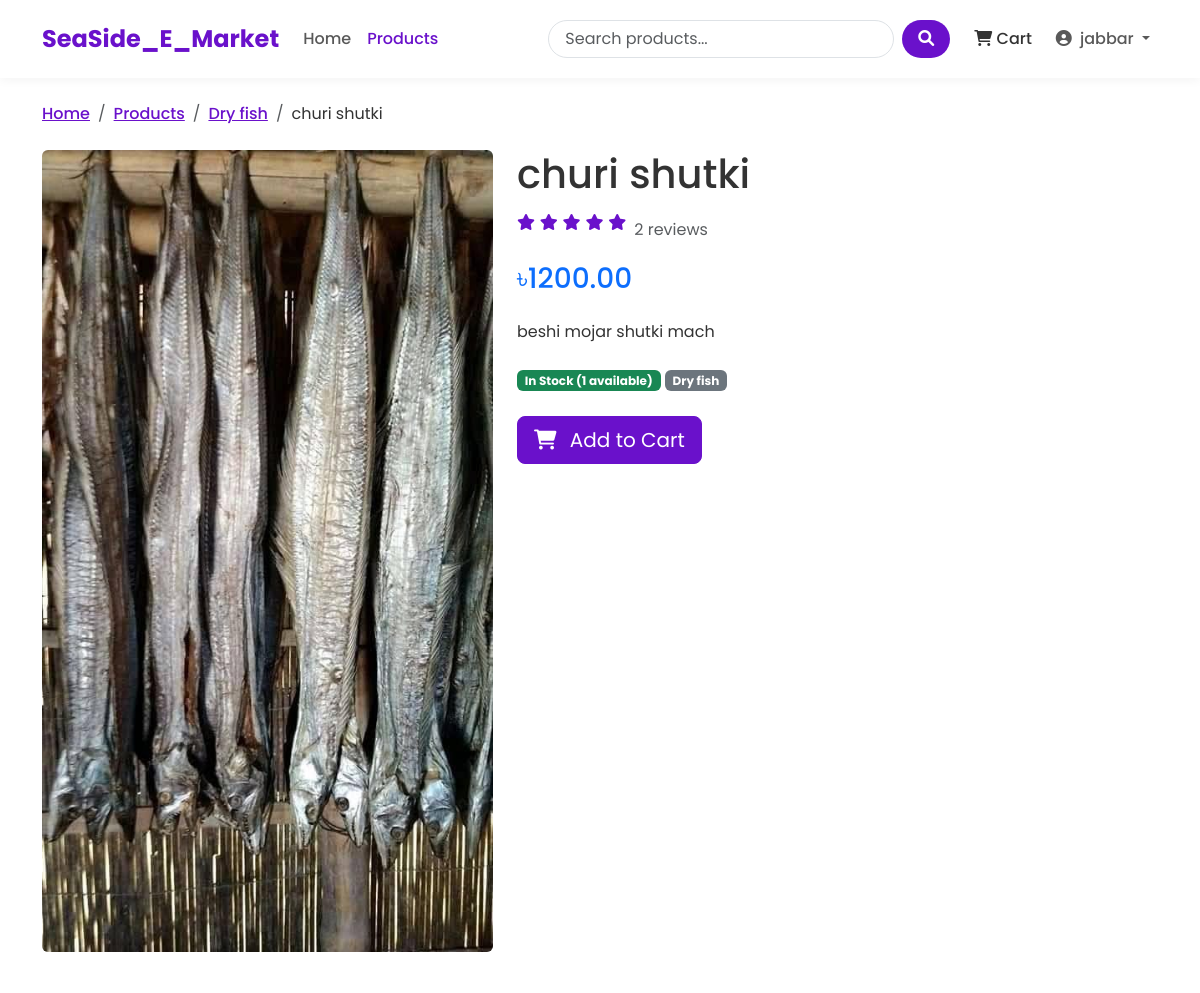
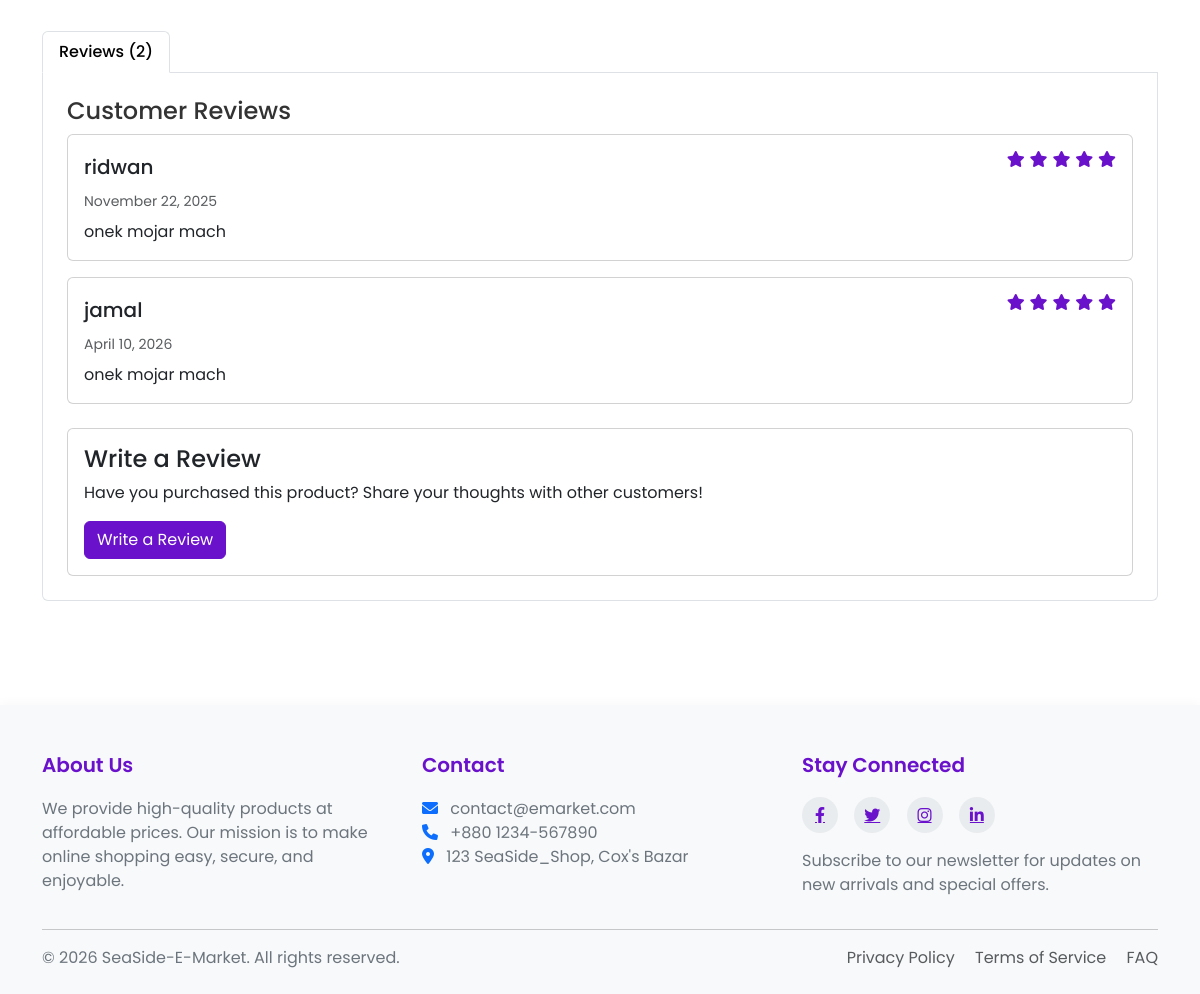
Screenshot of /products/detail/churi-shutki/ (signed in) with the database file from the repository (2 pictures, top to bottom).
### SeaSide_Shop/models.py (models this page shows, shortened)
class Product(models.Model):
    name = models.CharField(max_length=100)
    slug = models.SlugField(max_length=200, unique=True)
    category = models.ForeignKey(Category, on_delete=models.CASCADE, related_name='products')
    description = models.TextField()
    price = models.DecimalField(max_digits=10, decimal_places=2) # 405.99
    stock = models.PositiveBigIntegerField(default=1)
    available = models.BooleanField(default=True)
    created_at = models.DateTimeField(auto_now_add=True)
    updated_at = models.DateTimeField(auto_now=True)
    image = models.ImageField(upload_to='products/%Y/%m/%d') # products/25/10/2025
    def average_rating(self):
        ratings = self.ratings.all()
        if ratings.count() > 0:
            return sum([i.rating for i in ratings])/ratings.count()
        return 0

class Category(models.Model):
    name = models.CharField(max_length=100)
    slug = models.SlugField(max_length=100, unique=True)
    description = models.TextField()
    class Meta:
        verbose_name_plural = 'Categories'

class Rating(models.Model):
    product = models.ForeignKey(Product, on_delete=models.CASCADE, related_name='ratings')
    user = models.ForeignKey(User, on_delete=models.CASCADE)
    rating = models.PositiveSmallIntegerField(validators=[MinValueValidator(1), MaxValueValidator(5)])
    comment = models.TextField()
    created_at = models.DateTimeField(auto_now_add=True)

### SeaSide_Shop/views.py (the view)
# urls.py: path('products/detail/<slug:slug>/', views.product_detail, name="product_detail"),
def product_detail(request, slug):
    product = get_object_or_404(Product, slug = slug, available = True)
    related_products = Product.objects.filter(category = product.category).exclude(id=product.id)
    user_rating = None
    if request.user.is_authenticated:
        try:
            user_rating = Rating.objects.get(product=product, user=request.user)
        except Rating.DoesNotExist:
            pass
    rating_form = RatingForm(instance=user_rating)
    return render(request, 'SeaSide_Shop/product_detail.html', {
        'product' :product,
        'related_products' : related_products,
        'user_rating' : user_rating,
        'rating_form' : rating_form
    })

### SeaSide_Shop/forms.py
class RatingForm(forms.ModelForm):
    class Meta:
        model = Rating
        fields = ['rating', 'comment']
        widgets = {
            'rating' : forms.Select(choices=[(i,i) for i in range(1,6)]),
            'comment' : forms.Textarea(attrs={'rows' : 4})
        }

### SeaSide_Shop/context_processors.py (called while the page is built)
def cart_items_count(request):
    if request.user.is_authenticated:
        try:
            cart = Cart.objects.get(user=request.user)
            return {'cart_items_count' : cart.get_total_items()}
        except Cart.DoesNotExist:
            return {'cart_items_count' : 0}
    return {'cart_items_count' : 0}

### SeaSide_Shop/models.py (called while the page is built)
    def get_total_items(self):
        return sum(item.quantity for item in self.items.all())

### templates/SeaSide_Shop/product_detail.html (shortened to what this page needs)
{% extends 'base.html' %}
{% block content %}
<nav aria-label="breadcrumb">
    <ol class="breadcrumb">
        <li class="breadcrumb-item"><a href="{% url 'home' %}">Home</a></li>
        <li class="breadcrumb-item"><a href="{% url 'product_list' %}">Products</a></li>
        <li class="breadcrumb-item"><a href="{% url 'product_list_by_category' product.category.slug %}">{{ product.category.name }}</a></li>
        <li class="breadcrumb-item active" aria-current="page">{{ product.name }}</li>
    </ol>
</nav>
<div class="row">
    <div class="col-md-5 mb-4">
        {% if product.image %}
        <img src="{{ product.image.url }}" class="img-fluid rounded" alt="{{ product.name }}">
        {% else %}
        <div class="bg-light text-center p-5 rounded">
            <i class="fas fa-image fa-5x text-muted"></i>
        </div>
        {% endif %}
    </div>
    <div class="col-md-7">
        <h1 class="mb-3">{{ product.name }}</h1>
        <div class="d-flex align-items-center mb-3">
            <div class="rating me-2">
                {% for i in "12345" %}
                {% if forloop.counter <= product.average_rating %}
                <i class="fas fa-star"></i>
                {% else %}
                <i class="far fa-star"></i>
                {% endif %}
                {% endfor %}
            </div>
            <span class="text-muted">{{ product.ratings.count }} review{{ product.ratings.count|pluralize }}</span>
        </div>
        <h2 class="h3 text-primary mb-4">৳{{ product.price }}</h2>
        <p class="mb-4">{{ product.description }}</p>
        <div class="mb-4">
            <span class="badge bg-{% if product.stock > 0 %}success{% else %}danger{% endif %}">
                {% if product.stock > 0 %}In Stock ({{ product.stock }} available){% else %}Out of Stock{% endif %}
            </span>
            <span class="badge bg-secondary">{{ product.category.name }}</span>
        </div>
        {% if product.stock > 0 %}
        <form action="{% url 'cart_add' product.id %}" method="post" class="mb-4">
            <button type="submit" class="btn btn-primary btn-lg">
                <i class="fas fa-shopping-cart me-2"></i> Add to Cart
            </button>
        </form>
        {% endif %}
    </div>
</div>
<div class="row mt-5">
    <div class="col-12">
        <ul class="nav nav-tabs" id="productTabs" role="tablist">
            <li class="nav-item" role="presentation">
                <button class="nav-link active" id="reviews-tab" data-bs-toggle="tab" data-bs-target="#reviews"
                        type="button" role="tab" aria-controls="reviews" aria-selected="true">
                    Reviews ({{ product.ratings.count }})
                </button>
            </li>
        </ul>
        <div class="tab-content p-4 border border-top-0 rounded-bottom" id="productTabsContent">
            <div class="tab-pane fade show active" id="reviews" role="tabpanel" aria-labelledby="reviews-tab">
                {% if product.ratings.count > 0 %}
                <div class="mb-4">
                    <h4>Customer Reviews</h4>
                    {% for rating in product.ratings.all %}
                    <div class="card mb-3">
                        <div class="card-body">
                            <div class="d-flex justify-content-between align-items-center mb-2">
                                <h5 class="mb-0">{{ rating.user.username }}</h5>
                                <div class="rating">
                                    {% for i in "12345" %}
                                    {% if forloop.counter <= rating.rating %}
                                    <i class="fas fa-star"></i>
                                    {% else %}
                                    <i class="far fa-star"></i>
                                    {% endif %}
                                    {% endfor %}
                                </div>
                            </div>
                            <p class="text-muted small mb-2">{{ rating.created_at|date:"F d, Y" }}</p>
                            <p class="mb-0">{{ rating.comment }}</p>
                        </div>
                    </div>
                    {% endfor %}
                </div>
                {% else %}
                <p>No reviews yet. Be the first to review this product!</p>
                {% endif %}
                {% if user.is_authenticated and not user.is_staff %}
                    {% if user_rating %}
                    <h4>Your Review</h4>
                    <div class="card mb-3">
                        <div class="card-body">
                            <div class="d-flex justify-content-between align-items-center mb-2">
                                <div class="rating">
                                    {% for i in "12345" %}
                                    {% if forloop.counter <= user_rating.rating %}
                                    <i class="fas fa-star"></i>
                                    {% else %}
                                    <i class="far fa-star"></i>
                                    {% endif %}
                                    {% endfor %}
                                </div>
                                <a href="{% url 'rate_product' product.id %}" class="btn btn-sm btn-outline-primary">
                                    Edit Review
                                </a>
                            </div>
                            <p class="mb-0">{{ user_rating.comment }}</p>
                        </div>
                    </div>
                    {% else %}
                    <div class="card">
                        <div class="card-body">
                            <h4>Write a Review</h4>
                            <p>Have you purchased this product? Share your thoughts with other customers!</p>
                            <a href="{% url 'rate_product' product.id %}" class="btn btn-primary">Write a Review</a>
                        </div>
                    </div>
                    {% endif %}
                {% elif user.is_authenticated and user.is_staff %}
                <div class="alert alert-secondary">
                    Admin accounts cannot write reviews.
                </div>
                {% else %}
                <div class="alert alert-info">
                    Please <a href="{% url 'login' %}?next={{ request.path }}">log in</a> to write a review.
                </div>
                {% endif %}
            </div>
        </div>
    </div>
</div>
{% endblock %}

### templates/base.html (shortened to what this page needs)
<!DOCTYPE html>
<html lang="en">
<head>
    <link href="https://cdn.jsdelivr.net/npm/bootstrap@5.3.0/dist/css/bootstrap.min.css" rel="stylesheet">
    <link rel="stylesheet" href="https://cdnjs.cloudflare.com/ajax/libs/font-awesome/6.0.0/css/all.min.css">
    {% load static %}
</head>
<body>
    <header>
        <nav class="navbar navbar-expand-lg navbar-light bg-white">
            <div class="container">
                <a class="navbar-brand" href="{% url 'home' %}">SeaSide_E_Market</a>
                <div class="collapse navbar-collapse" id="navbarNav">
                    <ul class="navbar-nav me-auto mb-2 mb-lg-0">
                        <li class="nav-item {% if request.path == '/' %}active{% endif %}">
                            <a class="nav-link" href="{% url 'home' %}">Home</a>
                        </li>
                        <li class="nav-item {% if '/products/' in request.path %}active{% endif %}">
                            <a class="nav-link" href="{% url 'product_list' %}">Products</a>
                        </li>
                    </ul>
                    <form class="d-flex search-box me-3" action="{% url 'product_list' %}" method="get">
                        <input class="form-control search-input me-2" type="search" name="search" placeholder="Search products..." aria-label="Search">
                        <button class="btn search-btn" type="submit">
                            <i class="fas fa-search"></i>
                        </button>
                    </form>
                    <ul class="navbar-nav">
                        <li class="nav-item me-2">
                            <a class="nav-link cart-btn" href="{% url 'cart_detail' %}">
                                <i class="fas fa-shopping-cart"></i> Cart
                            </a>
                        </li>
                        {% if user.is_authenticated %}
                            <li class="nav-item dropdown">
                                <a class="nav-link dropdown-toggle" href="#" id="navbarDropdown" role="button"
                                   data-bs-toggle="dropdown" aria-expanded="false">
                                    <i class="fas fa-user-circle me-1"></i> {{ user.username }}
                                </a>
                            </li>
                        {% endif %}
                    </ul>
                </div>
            </div>
        </nav>
    </header>
    <main class="container my-4">
        {% block content %}{% endblock %}
    </main>
    <footer>
        <div class="container">
            <div class="row">
                <div class="col-md-4 mb-4 mb-md-0">
                    <h5>About Us</h5>
                    <p>We provide high-quality products at affordable prices. Our mission is to make online shopping easy, secure, and enjoyable.</p>
                </div>
                <div class="col-md-4 mb-4 mb-md-0">
                    <h5>Contact</h5>
                    <p>
                        <i class="fas fa-envelope me-2 text-primary"></i> contact@emarket.com<br>
                        <i class="fas fa-phone me-2 text-primary"></i> +880 1234-567890<br>
                        <i class="fas fa-map-marker-alt me-2 text-primary"></i> 123 SeaSide_Shop, Cox's Bazar
                    </p>
                </div>
                <div class="col-md-4">
                    <h5>Stay Connected</h5>
                    <div class="social-icons mb-3">
                        <a href="#"><i class="fab fa-facebook-f"></i></a>
                        <a href="#"><i class="fab fa-twitter"></i></a>
                        <a href="#"><i class="fab fa-instagram"></i></a>
                        <a href="#"><i class="fab fa-linkedin-in"></i></a>
                    </div>
                    <p>Subscribe to our newsletter for updates on new arrivals and special offers.</p>
                </div>
            </div>
            <hr>
            <div class="row mt-3">
                <div class="col-md-6 mb-2 mb-md-0">
                    <p class="mb-0">&copy; {% now "Y" %} SeaSide-E-Market. All rights reserved.</p>
                </div>
                <div class="col-md-6 text-md-end">
                    <p class="mb-0">
                        <a href="#" class="text-decoration-none me-3 text-muted">Privacy Policy</a>
                        <a href="#" class="text-decoration-none me-3 text-muted">Terms of Service</a>
                        <a href="#" class="text-decoration-none text-muted">FAQ</a>
                    </p>
                </div>
            </div>
        </div>
    </footer>
</body>
</html>

### templates/SeaSide_Shop/product_detail.html (style rules this page uses)
.breadcrumb-item a { color: var(--primary-color); font-weight: 500; }
.breadcrumb-item.active { color: var(--text-color); }
.breadcrumb { background-color: transparent; padding: 0; margin-bottom: 1.5rem; }
.rating { display: flex; align-items: center; gap: 0.3rem; margin-bottom: 1rem; }
.rating i { color: var(--primary-color); }

### templates/base.html (style rules this page uses)
:root { --primary-color: #6a11cb; --primary-dark: #5a0cb8; --primary-light: #7c4ddb; --secondary-color: #2575fc; --text-color: #333333; --text-light: #6c757d; --bg-light: #f8f9fa; --border-radius: 10px; --box-shadow: 0 5px 15px rgba(0,0,0,0.08); }
body { font-family: 'Poppins', sans-serif; color: var(--text-color); display: flex; flex-direction: column; min-height: 100vh; }
main { flex: 1; }
.navbar { padding: 1rem 0; box-shadow: 0 2px 10px rgba(0,0,0,0.05); }
.navbar-brand { font-weight: 700; font-size: 1.5rem; color: var(--primary-color); }
.nav-link { font-weight: 500; padding: 0.5rem 1rem; transition: all 0.3s ease; }
.nav-item.active .nav-link { color: var(--primary-color); }
.search-box { position: relative; }
.search-input { border-radius: 50px; padding-left: 1rem; border: 1px solid #dee2e6; transition: all 0.3s ease; }
.search-btn { border-radius: 50px; background-color: var(--primary-color); color: white; padding: 0.375rem 1rem; border: none; }
.cart-btn { position: relative; padding: 0.5rem 1rem; color: var(--text-color); transition: all 0.3s ease; }
.rating { color: #ffc107; }
.btn-primary { background-color: var(--primary-color); border-color: var(--primary-color); }
footer { background-color: var(--bg-light); padding: 3rem 0 1.5rem; margin-top: 5rem; box-shadow: 0 -2px 10px rgba(0,0,0,0.03); }
footer h5 { font-weight: 600; margin-bottom: 1.2rem; color: var(--primary-color); }
footer p { color: var(--text-light); }
.social-icons a { display: inline-flex; align-items: center; justify-content: center; width: 36px; height: 36px; background-color: #e9ecef; color: var(--primary-color); border-radius: 50%; margin-right: 0.75rem; transition: all 0.3s ease; }

### rows the page displays
Product: category.name "Dry fish", name "churi shutki", image (picture), ratings.count "2", price "1200.00", description "beshi mojar shutki mach", stock "1"
Rating: user.username "ridwan", rating 5 (drawn), created_at "November 22, 2025", comment "onek mojar mach"
Rating: user.username "jamal", rating 5 (drawn), created_at "April 10, 2026", comment "onek mojar mach"

### other values shown
{{ user.username }} "jabbar"
